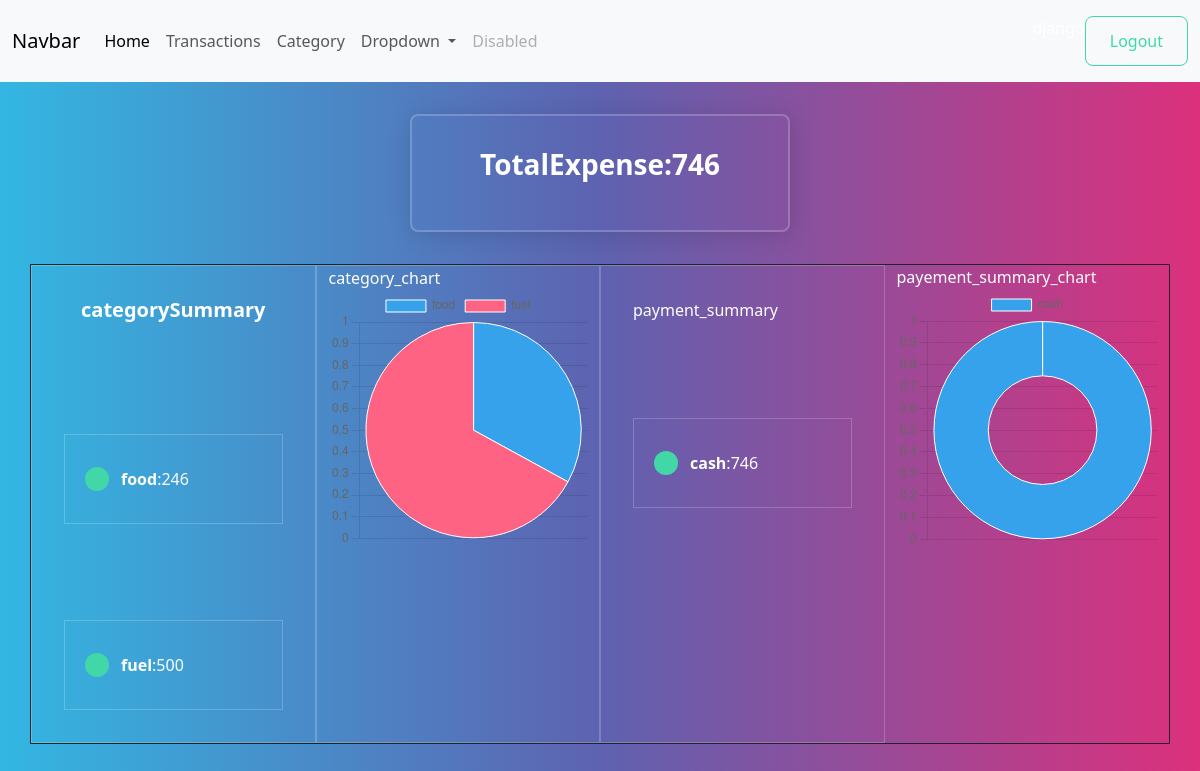
Page /expense/summary/ (signed in) on the committed database.
### myapp/models.py (models this page shows)
class Category(models.Model):
    name=models.CharField(max_length=200)
    budget=models.PositiveIntegerField()
    owner=models.ForeignKey(User,on_delete=models.CASCADE)
    image=models.ImageField(upload_to="catimages",default="/catimages/default.png")
    class Meta:
        unique_together=("name","owner")
    def __str__(self):
        return self.name

### myapp/views.py (the view)
# urls.py: path("expense/summary/",views.ExpenseSummaryView.as_view(),name="summary"),
@method_decorator(signin_required,name="dispatch")
class ExpenseSummaryView(View):
    def get(self,request,*args,**kwargs):
        cur_month=timezone.now().month
        cur_year=timezone.now().year
        qs=Transactions.objects.filter(
                                            created_date__month=cur_month,
                                            created_date__year=cur_year
                                    )
        total_expense=qs.values("amount").aggregate(total=Sum("amount"))
        category_summary=qs.values("category_object__name").annotate(total=Sum("amount"))
        payment_summary=qs.values("payment_method").annotate(total=Sum("amount"))
        print(payment_summary)
        data={
            "total_expense":total_expense.get("total"),
            "category_summary":category_summary,
            "payment_summary":payment_summary
        }
        print("test")
        categories = Category.objects.filter(owner=request.user).annotate(
                                                            total_spent=Sum(
                                                                'transactions__amount'
                                                                ,
                                                                  filter=Q(transactions__owner=request.user)
                                                                  )
                                                                ).annotate(
                                                                balance_amount=F('budget') - F('total_spent')
                                                                )
        print(categories)
        for category in categories:
            if category.total_spent is None:
                category.total_spent = 0
            if category.balance_amount is None:
                category.balance_amount = category.budget
        print( [[c,c.total_spent,c.balance_amount]for c in categories])
        return render(request,"expense_summary.html",data)

### myapp/templates/expense_summary.html (shortened to what this page needs)
{%extends 'base.html'%}
{%block main_block%}
<div class="container">
    <div class="row my-3">
        <div class="col-4"></div>
        <div class="col-4 border border-2 rounded p-3 text-center shadow">
            <h3>TotalExpense:{{total_expense}}</h3>
        </div>
        <div class="col-4"></div>
    </div>
    <div class="row border border-dark">
        <div class="col-3 border p-3 d-flex flex-column gap-5">
            <h5 class="text-center">categorySummary</h5>
            {%for cat in category_summary %}
                <div class="w-100 border p-3">
                   <div class="row">
                    <div class="col-1 bg-success rounded-circle"></div>
                    <div class="col-10">
                       <span class="fw-bold "> {{cat.category_object__name}}</span>:{{cat.total}}
                    </div>
                   </div>
                </div>
            {%endfor%}
        </div>
        <div class="col-3 border">
            category_chart
            <canvas id="categoryChart"></canvas>
        </div>
        <div class="col-3 border p-3 d-flex flex-column gap-5">
            payment_summary
            {%for payment in payment_summary%}
            <div class="w-100 border p-3">
                <div class="row">
                 <div class="col-1 bg-success rounded-circle"></div>
                 <div class="col-10">
                    <span class="fw-bold "> {{payment.payment_method}}</span>:{{payment.total}}
                 </div>
                </div>
             </div>
            {%endfor%}
        </div>
        <div class="col-3">
            payement_summary_chart
            <canvas id="paymentChart"></canvas>
        </div>
    </div>
</div>
{%endblock%}
{%block script_block%}
<script>
// ploting categoryChart
const ctx = document.getElementById('categoryChart');
  new Chart(ctx, {
    type: 'pie',
    data: {
      labels: [{%for cat in category_summary%} '{{cat.category_object__name}}',{%endfor%}],
      datasets: [{
        label: '# of Votes',
        data: [{%for cat in category_summary%} '{{cat.total}}',{%endfor%}],
        borderWidth: 1
      }]
    },
    options: {
      scales: {
        y: {
          beginAtZero: true
        }
      }
    }
  });
//   payemntChart
const ctx1 = document.getElementById('paymentChart');
  new Chart(ctx1, {
    type: 'doughnut',
    data: {
      labels: [{%for payment in payment_summary%} "{{payment.payment_method}}", {%endfor%}],
      datasets: [{
        label: '# total',
        data: [{%for payment in payment_summary%} "{{payment.total}}", {%endfor%}],
        borderWidth: 1
      }]
    },
    options: {
      scales: {
        y: {
          beginAtZero: true
        }
      }
    }
  });
</script>
{%endblock%}

### rows in the picture
Category: category_object__name "food", total "246"
Category: category_object__name "fuel", total "500"

### other values in the picture
{{ total_expense }} "746"
{{ payment.payment_method }} "cash"
{{ payment.total }} "746"
chart data {{ cat.category_object__name }} food, fuel
chart data {{ cat.total }} 246, 500
chart data {{ payment.payment_method }} cash
